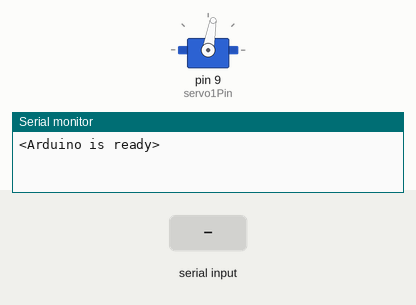
Simulated run of this sketch. Board: Arduino Uno, built with avr-gcc and run on an emulated ATmega328P. On the bench: servo, the last lines printed to the serial monitor. Inputs (shaded band) come from the test bench.

Above: at 1.2 s.
1.3 s: "30,150\n" received over Serial
At 1.6 s:
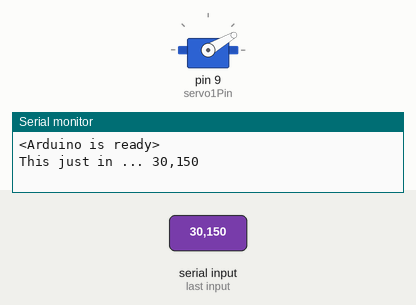
2.8 s: "5\n" received over Serial
At 3.8 s:
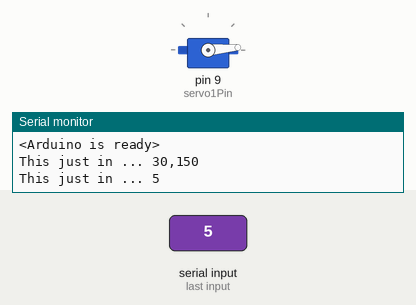
Timing chart, 0 to 5.8 s (numbered marks = the images above; inputs shaded):
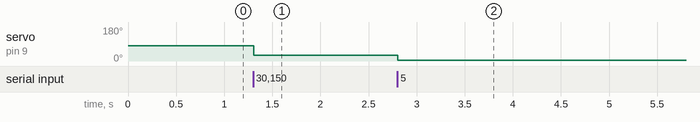

The sketch:

servo_test.ino
```cpp
#include <Servo.h>

#define servo1Pin 9
Servo lockservo;

//ints...
int openPos = 80;
int closePos = 0;

//for serial read
const byte numChars = 32;
char receivedChars[numChars]; // an array to store the received data
int receivedInt;
boolean newData = false;

void setup() {
 Serial.begin(9600);

 Serial.println("<Arduino is ready>");

 lockservo.attach(servo1Pin);  // attaches the servo on pin 9 to the servo object
 lockservo.write(80); // go to open position
}

void loop() {
 recvWithEndMarker();
 showNewData();


}

void recvWithEndMarker() {
 static byte ndx = 0;
 char endMarker = '\n';
 char rc;

 // if (Serial.available() > 0) {
 while (Serial.available() > 0 && newData == false) {
 rc = Serial.read();

 if (rc != endMarker) {
 receivedChars[ndx] = rc;
 ndx++;
 if (ndx >= numChars) {
 ndx = numChars - 1;
 }
 }
 else {
 receivedChars[ndx] = '\0'; // terminate the string
 ndx = 0;
 newData = true;
 }
 }
 receivedInt = atoi(receivedChars);
}

void showNewData() {
 if (newData == true) {
 Serial.print("This just in ... ");
 Serial.println(receivedChars);

 if (receivedInt >= closePos && receivedInt <= openPos) {
  lockservo.write(receivedInt);
 }
 else {Serial.println("Invalid position input");}
 newData = false;
 }
}
```

Measured:
- after the input at 1.3 s, servo on pin 9 (servo1Pin): 80° → 30° at once
- after the input at 2.8 s, servo on pin 9 (servo1Pin): 30° → 5° at once
